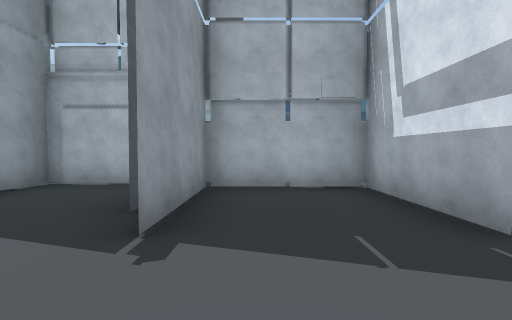
view 1 (above)

24 first-person views from a walk through a Unity game level. The camera is 1.2 m above the floor, tilts 2° down and sees 85° across. The floor is counted in squares, 2 m on a side. Each view is taken from the middle of a square. On the plan, view 1 faces up. The plan holds only what a view shows up to about 9 squares ahead; the rest is blank. The place goes on beyond the plan. The player is left out. Some surface patterns are stand-ins.

view 2
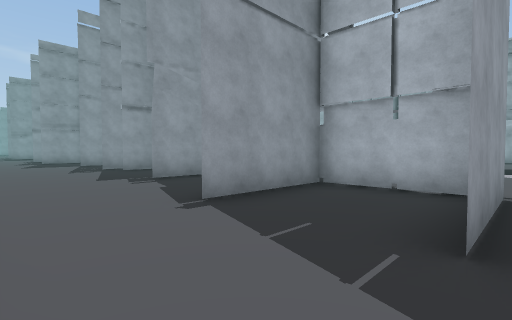

view 3
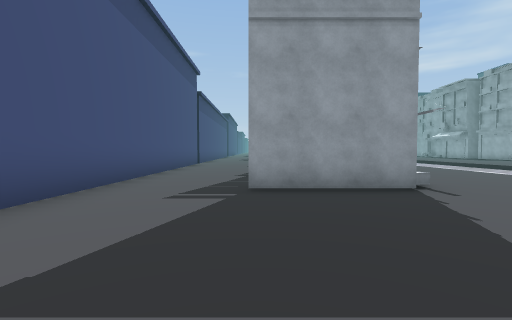

view 4
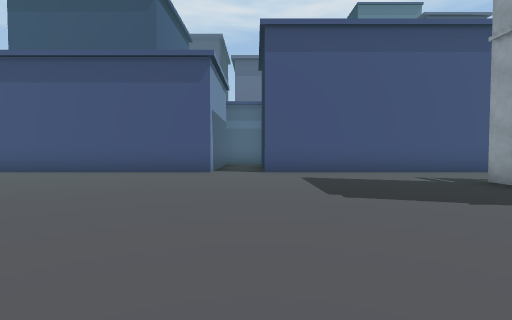

view 5
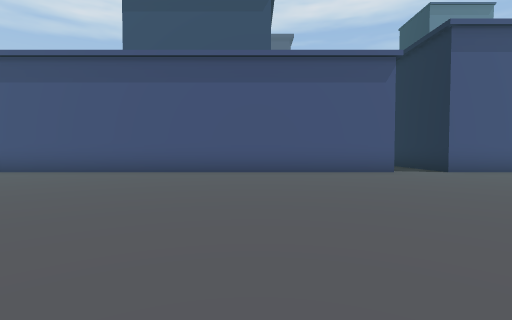

view 6
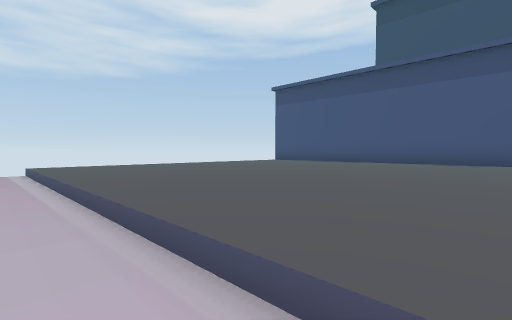

view 7
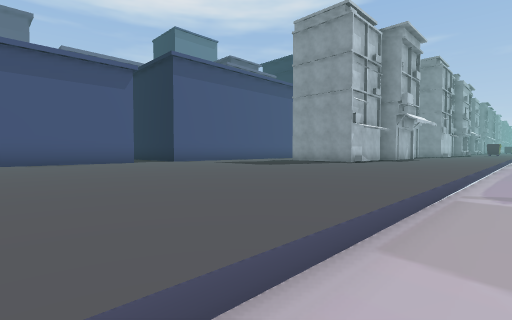

view 8
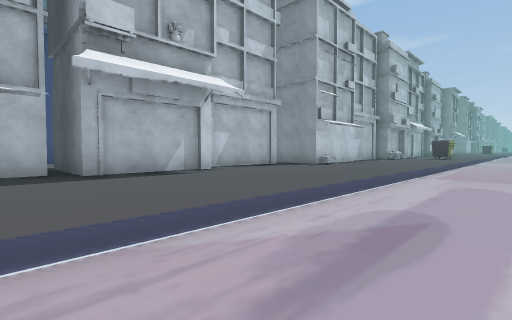

view 9
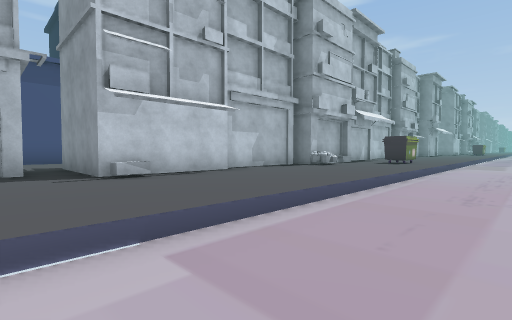

view 10
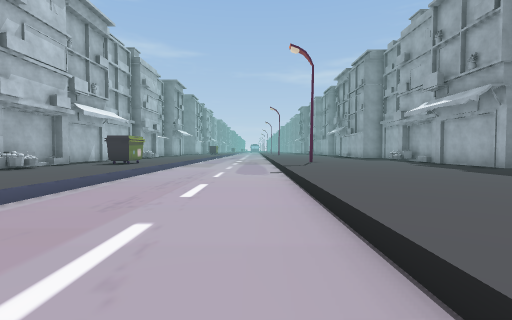

view 11
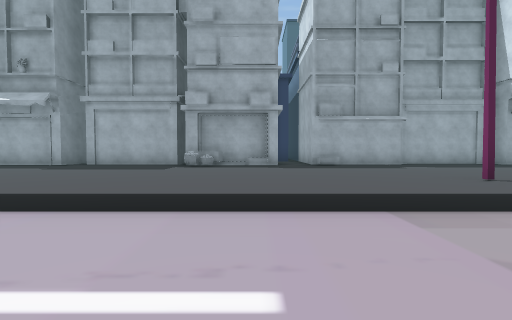

view 12
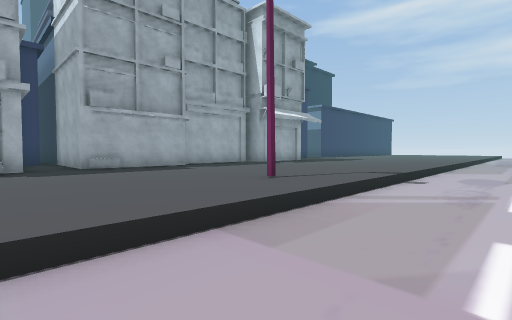

view 13
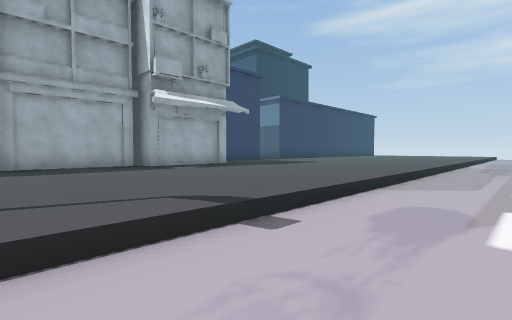

view 14
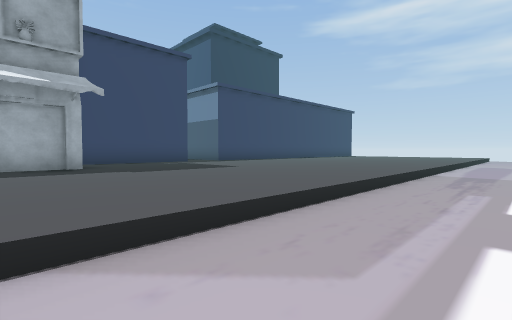

view 15
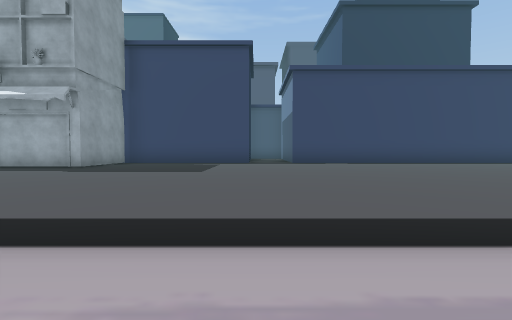

view 16
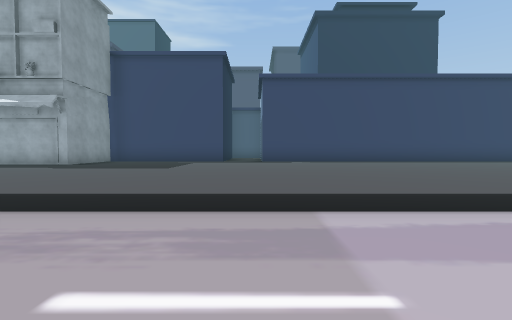

view 17
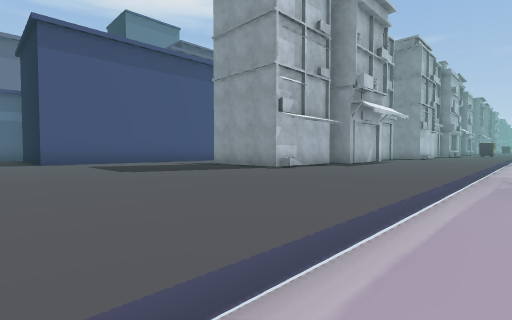

view 18
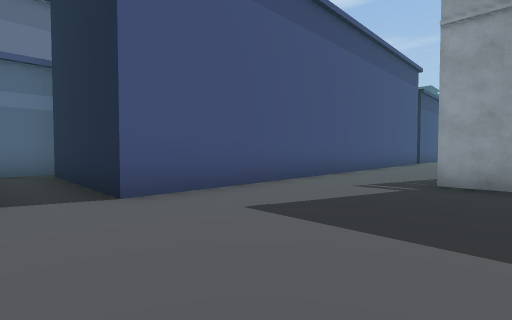

view 19
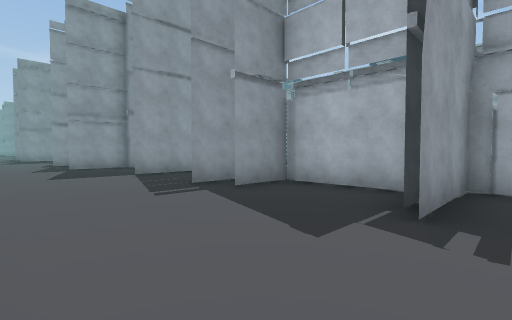

view 20
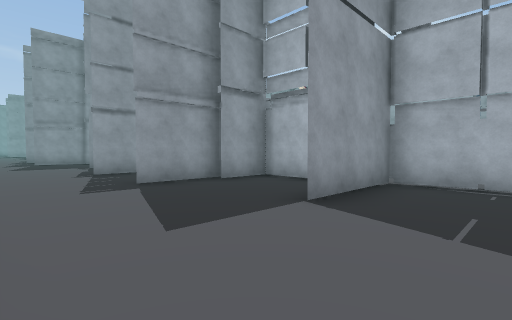

view 21
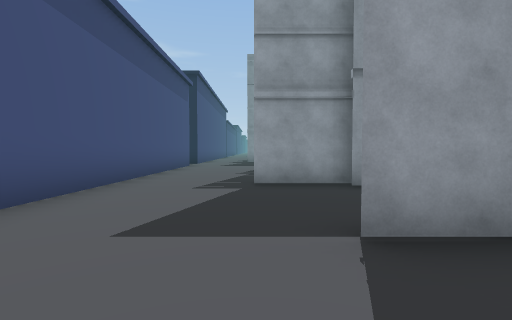

view 22
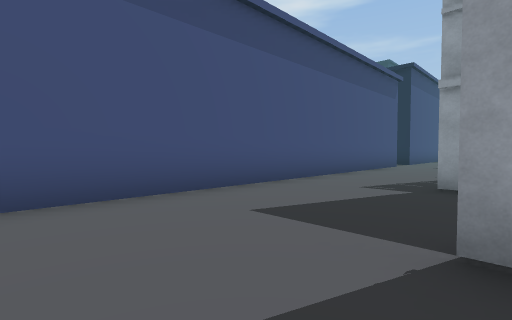

view 23
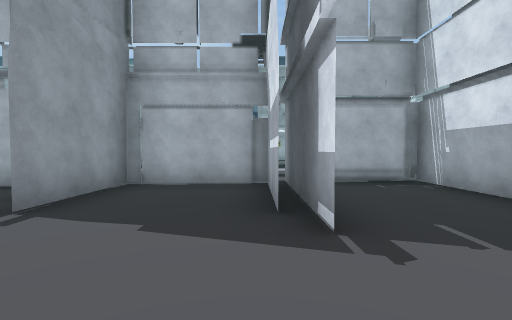

view 24
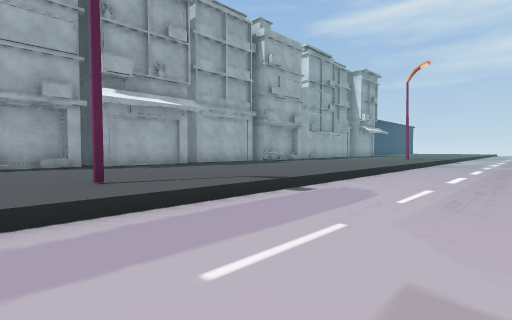

### Floor plan
Key: @ floor where view 1 was taken; # wall or solid block; . main floor; - floor 0.25 m lower than the main floor; / step, stairs or slope; O other object.
Columns run from 18 left of view 1 to 19 right of it. Each row starts with its distance up from view 1.
 19           #.#       ..
 18   ## #  ###.######  ............
 17 O/O###OOO##.O##..###.............
 16 .........O.......................
 15 ................................
 14 ...............................
 13 .#...........#................
 12 .............................
 11 -----------------------------
 10 ----------------------------
  9 --------------------------------------
  8  ///////////............//////////////
  7   #...................................
  6    ..O................................
  5 O##OOOO###OO..O##O....................
  4 #..O.O..#..#OOO..OOOO................
  3 #..O.O..#..#..#..O..O...............
  2 .................O..O..............
  1 ....................................
  0 ..................@.................
 -1  ###########   #########..###########
 -2                        #..#
 -3                        #..
 -4                        #..
 -5                         ..
 -6                         ##

Where each view was taken, in squares from view 1:
view 1: 0 up, 0 right, facing up
view 2: 0 up, 2 right, facing up-left
view 3: 2 up, 6 right, facing left
view 4: 7 up, 6 right, facing down
view 5: 7 up, 11 right, facing down
view 6: 9 up, 11 right, facing down-right
view 7: 9 up, 11 right, facing down-left
view 8: 10 up, 0 right, facing down-left
view 9: 10 up, 6 left, facing down-left
view 10: 11 up, 7 left, facing left
view 11: 9 up, 8 left, facing up
view 12: 10 up, 8 left, facing up-right
view 13: 10 up, 4 left, facing up-right
view 14: 10 up, 0 right, facing up-right
view 15: 10 up, 6 right, facing up
view 16: 9 up, 7 right, facing up
view 17: 9 up, 7 right, facing down-left
view 18: 3 up, 7 right, facing down-left
view 19: 0 up, 3 left, facing up-left
view 20: 0 up, 8 left, facing up-left
view 21: 2 up, 8 left, facing left
view 22: 3 up, 8 left, facing down-left
view 23: 0 up, 16 left, facing up
view 24: 9 up, 18 left, facing up-right
